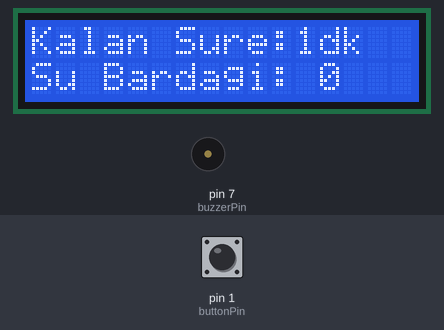
Simulated run of this sketch. Board: Arduino Uno, built with avr-gcc and run on an emulated ATmega328P. Parts: 16×2 character LCD, buzzer (waves = sounding, pin HIGH). The inputs (shaded band) are chosen by the test bench; at power-on: pin 1 (buttonPin) HIGH.

Above: at 1.2 s.
1.3 s: pin 1 (buttonPin) pulled LOW for 0.15 s
At 1.8 s:
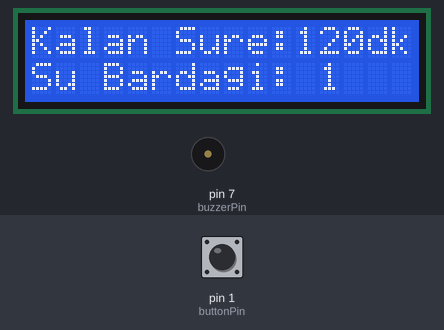
2.9 s: pin 1 (buttonPin) pulled LOW for 1 s
At 4.2 s:
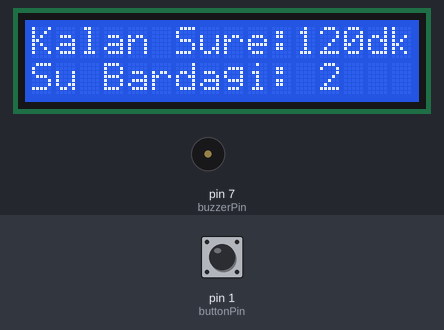
5.4 s: pin 1 (buttonPin) pulled LOW for 0.15 s
At 6.1 s:
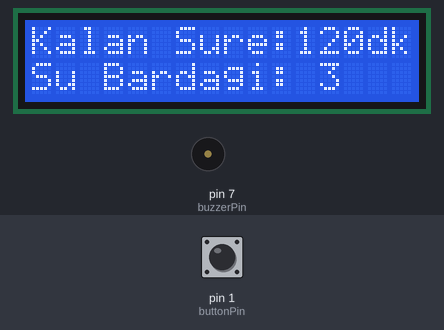
7.0 s: pin 1 (buttonPin) pulled LOW for 1 s
At 8.6 s:
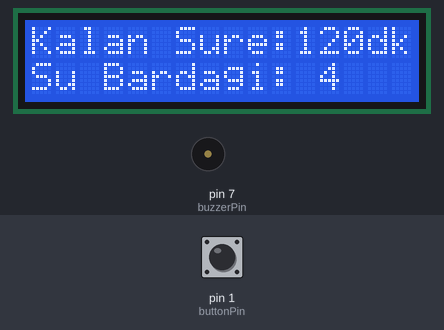
Timing chart, 0 to 10.1 s (numbered marks = the images above; inputs shaded):
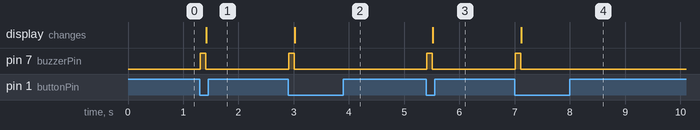

The sketch:

codes.ino
```cpp
#include <LiquidCrystal.h>
#include <MsTimer2.h>
// LCD pim bağlantıları
LiquidCrystal lcd(12, 11, 5, 4, 3, 2);

// Buzzer pim bağlantısı
const int buzzerPin = 7;

// Buton pim bağlantısı
const int buttonPin = 1;
bool buttonState = HIGH; // Buton durumunu saklamak için değişken


// Geri sayım değişkenleri
int remainingTime = 1;
int waterCount = 0;
bool buzzerState = false;

void setup() {
  lcd.begin(16, 2);
  lcd.clear();
  lcd.print("Kalan Sure:");
  lcd.print(remainingTime);
  lcd.print("dk   ");
  lcd.setCursor(0, 1);
  lcd.print("Su Bardagi: ");
  lcd.print(waterCount);
  lcd.print("    ");

  pinMode(buzzerPin, OUTPUT);
  pinMode(buttonPin, INPUT_PULLUP);

  attachInterrupt(digitalPinToInterrupt(buttonPin), buttonISR, FALLING);

  // 1 dakikada bir timer kesmesi
  MsTimer2::set(60000, timerISR);
  MsTimer2::start();
}

void loop() {
  // Buton durumunu kontrol etme
  bool buttonStateNew = digitalRead(buttonPin);

  // Buton durumu değiştiyse
  if (buttonState != buttonStateNew) {
    delay(10); // Debouncing için kısa bir bekleme süresi ekle
    buttonStateNew = digitalRead(buttonPin); // Buton durumunu tekrar oku

    if (buttonState != buttonStateNew && buttonStateNew == LOW) {
      if (remainingTime > 0) {
        remainingTime = 120;
        digitalWrite(buzzerPin, HIGH);
        delay(100);
        digitalWrite(buzzerPin, LOW);
        waterCount++;
      } else {
        remainingTime = 120;
        waterCount++;
        buzzerState = false;
        digitalWrite(buzzerPin, LOW);
      }

      lcd.setCursor(0, 0);
      lcd.print("Kalan Sure:");
      lcd.print(remainingTime);
      lcd.print("dk   ");

      lcd.setCursor(0, 1);
      lcd.print("Su Bardagi: ");
      lcd.print(waterCount);
      lcd.print("    ");
    }

    buttonState = buttonStateNew; // Buton durumunu sakla
  }
}

//Geri sayımı azaltma ve ekran güncelleme
void timerISR() {
  if (remainingTime > 0) {
    remainingTime--;
    lcd.setCursor(0, 0);
    lcd.print("Kalan Sure:");
    lcd.print(remainingTime);
    lcd.print("dk   ");
  }

  if (remainingTime == 0) {
    if (!buzzerState) {
      digitalWrite(buzzerPin, HIGH);
      buzzerState = true;
    }
  }
}

void buttonISR() {
  if (buzzerState) {
    digitalWrite(buzzerPin, LOW);
    buzzerState = false;
  }
}
```

Measured:
- after the input at 1.3 s, pin 7 (buzzerPin): LOW → HIGH at once, → LOW 0.10 s later; the display: changes after 0.11 s (image 1)
- after the input at 2.9 s, pin 7 (buzzerPin): LOW → HIGH at once, → LOW 0.10 s later; the display: changes after 0.11 s (image 2)
- after the input at 5.4 s, pin 7 (buzzerPin): LOW → HIGH at once, → LOW 0.10 s later; the display: changes after 0.11 s (image 3)
- after the input at 7.0 s, pin 7 (buzzerPin): LOW → HIGH at once, → LOW 0.10 s later; the display: changes after 0.11 s (image 4)
